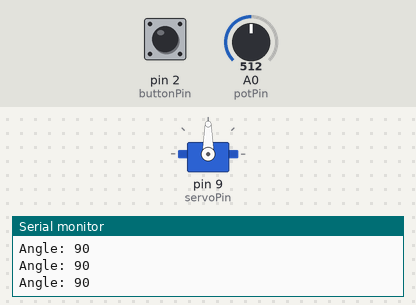
The sketch below on a simulated Arduino Uno, built with avr-gcc and run on an emulated ATmega328P. On the bench: servo, the last lines printed to the serial monitor. The inputs (shaded band) are chosen by the test bench; at power-on: pin 2 (buttonPin) HIGH, A0 (potPin) = 512.

Above: at 1.2 s.
1.3 s: pin 2 (buttonPin) pulled LOW for 0.15 s
At 1.76 s:
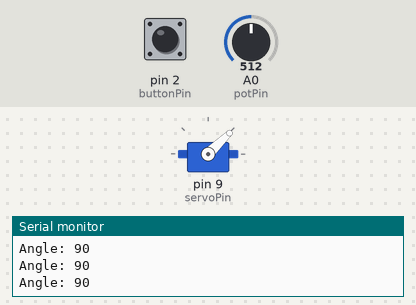
4.3 s: A0 (potPin) set to 306
6.5 s: A0 (potPin) set to 0
At 7.7 s:
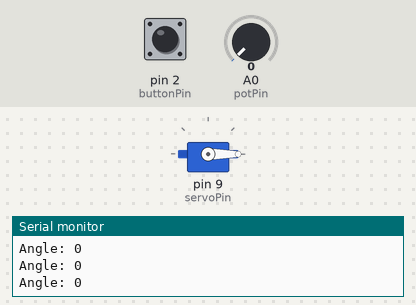
8.0 s: A0 (potPin) set to 1023
At 9.4 s:
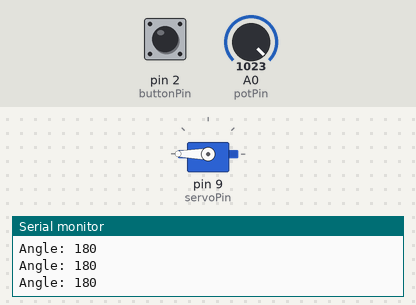
Timing chart, 0 to 10.5 s (numbered marks = the images above; inputs shaded):
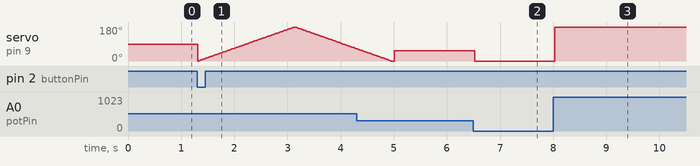

The sketch:

servo_control.ino
```cpp
/*
  Project: Servo Motor Control
  Author: Advait Khajuria
  IIT Jammu Summer School 2026

  Controls a servo using a potentiometer.
  Pressing the button performs one full sweep.
*/

#include <Servo.h>

Servo servoMotor;

const int potPin = A0;
const int buttonPin = 2;
const int servoPin = 9;

void setup() {

  servoMotor.attach(servoPin);

  pinMode(buttonPin, INPUT_PULLUP);

  Serial.begin(9600);
}

void loop() {

  // Read potentiometer
  int potValue = analogRead(potPin);

  // Convert to angle
  int angle = map(potValue, 0, 1023, 0, 180);

  servoMotor.write(angle);

  Serial.print("Angle: ");
  Serial.println(angle);

  // Full sweep when button is pressed
  if (digitalRead(buttonPin) == LOW) {

    for (int i = 0; i <= 180; i++) {
      servoMotor.write(i);
      delay(10);
    }

    for (int i = 180; i >= 0; i--) {
      servoMotor.write(i);
      delay(10);
    }
  }

  delay(50);
}
```

Measured:
- after the input at 6.5 s, servo on pin 9 (servoPin): 53° → 0° at once
- after the input at 8.0 s, servo on pin 9 (servoPin): 0° → 180° at once
